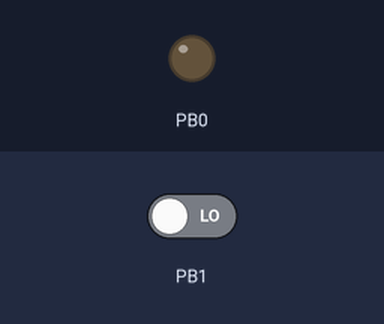
This sketch was run on a simulated ATtiny85, built with avr-gcc and run on an emulated ATtiny85. Shown: output pins drawn as LEDs (lit = HIGH). The inputs (shaded band) are chosen by the test bench; at power-on: PB1 LOW.

Above: at 1.2 s.
1.3 s: PB1 driven HIGH
At 2.38 s:
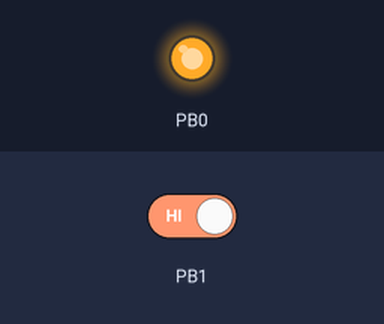
Timing chart, 0 to 10.3 s (numbered marks = the images above; inputs shaded):
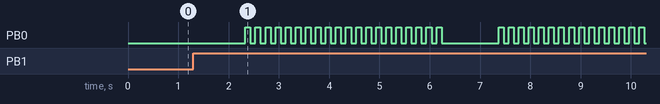

The sketch:

sudo_reset_button.ino
```cpp
#include "DigiKeyboard.h"
int BUTTONstate = 0;
void setup() {

  pinMode(0, OUTPUT);
  pinMode(1, INPUT);
  DigiKeyboard.sendKeyStroke(0);
}


void loop() {


  BUTTONstate = digitalRead(1);
  if (BUTTONstate == HIGH)
  {

    DigiKeyboard.println("sudo reboot now");
    DigiKeyboard.sendKeyStroke(KEY_ENTER, 0);
    DigiKeyboard.delay(1000);

    for(int i = 0; i<20; i++){
      digitalWrite(0, HIGH);
      delay(100);
      digitalWrite(0, LOW);
      delay(100);
    }
  }

  else{

  }
  digitalWrite(0, LOW);

}
```

Measured:
- after the input at 1.3 s, PB0: goes 19 × (HIGH 0.10 s, LOW 0.10 s), HIGH 0.10 s, LOW 1.1 s, 14 × (HIGH 0.10 s, LOW 0.10 s), HIGH 0.10 s, then LOW, starting after 1.0 s
